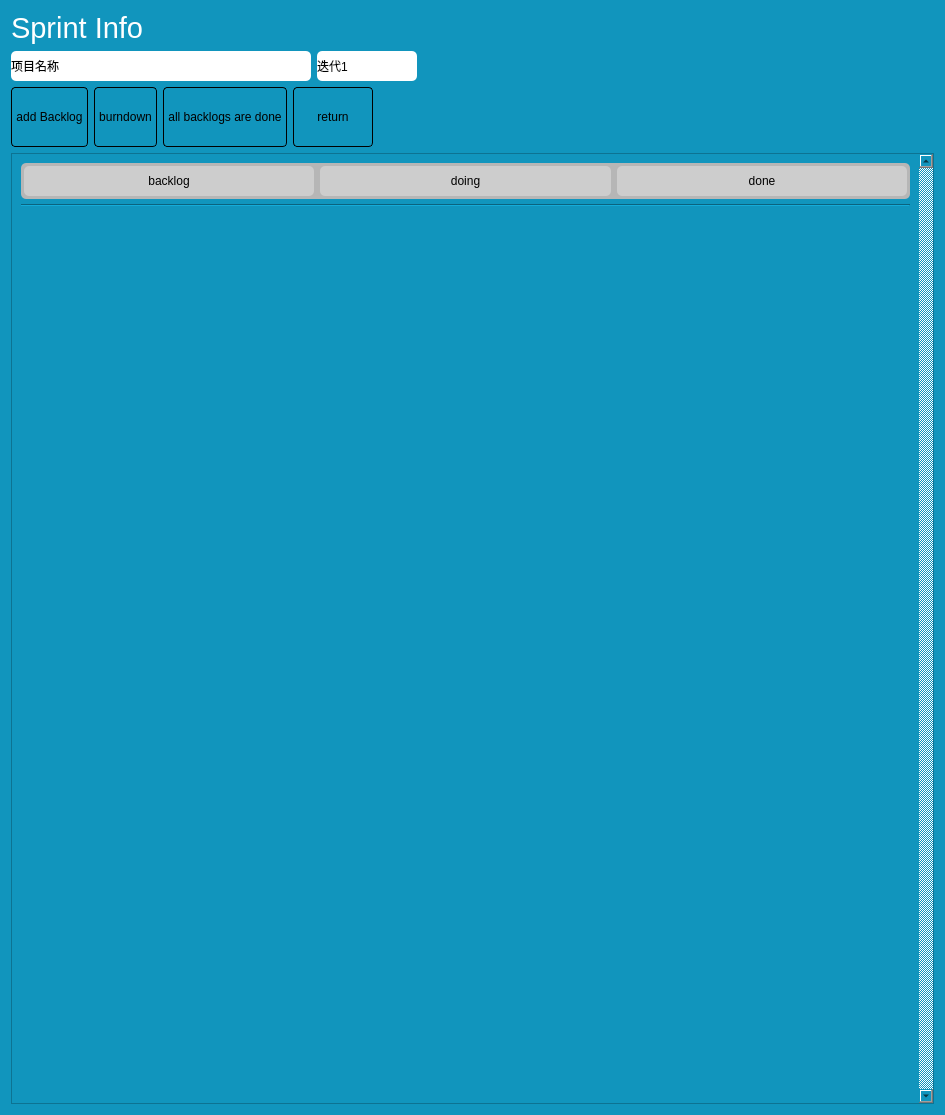
<?xml version="1.0" encoding="UTF-8"?>
<ui version="4.0">
 <class>CWidgetSprint</class>
 <widget class="QWidget" name="CWidgetSprint">
  <property name="geometry">
   <rect>
    <x>0</x>
    <y>0</y>
    <width>945</width>
    <height>1115</height>
   </rect>
  </property>
  <property name="windowTitle">
   <string>Form</string>
  </property>
  <property name="styleSheet">
   <string notr="true">background-color: rgb(17, 149, 189);</string>
  </property>
  <layout class="QGridLayout" name="gridLayout_4">
   <item row="0" column="0" colspan="2">
    <widget class="QLabel" name="label">
     <property name="maximumSize">
      <size>
       <width>16777215</width>
       <height>150</height>
      </size>
     </property>
     <property name="font">
      <font>
       <pointsize>22</pointsize>
      </font>
     </property>
     <property name="styleSheet">
      <string notr="true">color: rgb(255, 255, 255);</string>
     </property>
     <property name="text">
      <string>Sprint Info</string>
     </property>
     <property name="alignment">
      <set>Qt::AlignLeading|Qt::AlignLeft|Qt::AlignVCenter</set>
     </property>
    </widget>
   </item>
   <item row="1" column="0">
    <widget class="QLabel" name="label_projectName">
     <property name="minimumSize">
      <size>
       <width>300</width>
       <height>30</height>
      </size>
     </property>
     <property name="styleSheet">
      <string notr="true">background-color: rgb(255, 255, 255);
border-radius:5px;</string>
     </property>
     <property name="text">
      <string>项目名称</string>
     </property>
    </widget>
   </item>
   <item row="1" column="1">
    <widget class="QLabel" name="label_sprintNo">
     <property name="minimumSize">
      <size>
       <width>100</width>
       <height>0</height>
      </size>
     </property>
     <property name="styleSheet">
      <string notr="true">background-color: rgb(255, 255, 255);
border-radius:5px;</string>
     </property>
     <property name="text">
      <string>迭代1</string>
     </property>
    </widget>
   </item>
   <item row="1" column="3">
    <spacer name="horizontalSpacer">
     <property name="orientation">
      <enum>Qt::Horizontal</enum>
     </property>
     <property name="sizeHint" stdset="0">
      <size>
       <width>40</width>
       <height>20</height>
      </size>
     </property>
    </spacer>
   </item>
   <item row="2" column="0" colspan="4">
    <layout class="QHBoxLayout" name="horizontalLayout">
     <item>
      <widget class="QPushButton" name="btnAddBacklog">
       <property name="minimumSize">
        <size>
         <width>0</width>
         <height>60</height>
        </size>
       </property>
       <property name="autoFillBackground">
        <bool>false</bool>
       </property>
       <property name="styleSheet">
        <string notr="true">QPushButton{
border:1px solid black;
border-radius:4px;
padding:4px;
}
QPushButton::hover{
border:1px solid black;
border-radius:4px;
background-color:lightgray;
padding:4px
}
QPushButton::pressed{
border:1px solid black;
border-radius:4px;
background-color:gray;
padding:4px
}</string>
       </property>
       <property name="text">
        <string>add Backlog</string>
       </property>
      </widget>
     </item>
     <item>
      <widget class="QPushButton" name="btnBurndown">
       <property name="sizePolicy">
        <sizepolicy hsizetype="Minimum" vsizetype="Fixed">
         <horstretch>0</horstretch>
         <verstretch>0</verstretch>
        </sizepolicy>
       </property>
       <property name="minimumSize">
        <size>
         <width>0</width>
         <height>60</height>
        </size>
       </property>
       <property name="styleSheet">
        <string notr="true">QPushButton{
border:1px solid black;
border-radius:4px;
padding:4px;
}
QPushButton::hover{
border:1px solid black;
border-radius:4px;
background-color:lightgray;
padding:4px
}
QPushButton::pressed{
border:1px solid black;
border-radius:4px;
background-color:gray;
padding:4px
}</string>
       </property>
       <property name="text">
        <string>burndown</string>
       </property>
       <property name="icon">
        <iconset resource="ks23_03.qrc">
         <normaloff>:/images/burndown.png</normaloff>:/images/burndown.png</iconset>
       </property>
       <property name="iconSize">
        <size>
         <width>30</width>
         <height>30</height>
        </size>
       </property>
      </widget>
     </item>
     <item>
      <widget class="QPushButton" name="btnFinish">
       <property name="minimumSize">
        <size>
         <width>0</width>
         <height>60</height>
        </size>
       </property>
       <property name="autoFillBackground">
        <bool>false</bool>
       </property>
       <property name="styleSheet">
        <string notr="true">QPushButton{
border:1px solid black;
border-radius:4px;
padding:4px;
}
QPushButton::hover{
border:1px solid black;
border-radius:4px;
background-color:lightgray;
padding:4px
}
QPushButton::pressed{
border:1px solid black;
border-radius:4px;
background-color:gray;
padding:4px
}</string>
       </property>
       <property name="text">
        <string>all backlogs are done</string>
       </property>
      </widget>
     </item>
     <item>
      <widget class="QPushButton" name="btnGetback">
       <property name="sizePolicy">
        <sizepolicy hsizetype="Minimum" vsizetype="Fixed">
         <horstretch>0</horstretch>
         <verstretch>0</verstretch>
        </sizepolicy>
       </property>
       <property name="minimumSize">
        <size>
         <width>80</width>
         <height>60</height>
        </size>
       </property>
       <property name="styleSheet">
        <string notr="true">QPushButton{
border:1px solid black;
border-radius:4px;
padding:4px;
}
QPushButton::hover{
border:1px solid black;
border-radius:4px;
background-color:lightgray;
padding:4px
}
QPushButton::pressed{
border:1px solid black;
border-radius:4px;
background-color:gray;
padding:4px
}</string>
       </property>
       <property name="text">
        <string>return</string>
       </property>
      </widget>
     </item>
     <item>
      <spacer name="horizontalSpacer_2">
       <property name="orientation">
        <enum>Qt::Horizontal</enum>
       </property>
       <property name="sizeHint" stdset="0">
        <size>
         <width>40</width>
         <height>20</height>
        </size>
       </property>
      </spacer>
     </item>
    </layout>
   </item>
   <item row="3" column="0" colspan="4">
    <widget class="QScrollArea" name="scrollArea">
     <property name="verticalScrollBarPolicy">
      <enum>Qt::ScrollBarAlwaysOn</enum>
     </property>
     <property name="widgetResizable">
      <bool>true</bool>
     </property>
     <widget class="QWidget" name="scrollAreaWidgetContents">
      <property name="geometry">
       <rect>
        <x>0</x>
        <y>0</y>
        <width>900</width>
        <height>941</height>
       </rect>
      </property>
      <layout class="QGridLayout" name="gridLayout_2">
       <item row="0" column="0">
        <widget class="QWidget" name="widget_5" native="true">
         <layout class="QGridLayout" name="gridLayout">
          <property name="leftMargin">
           <number>0</number>
          </property>
          <property name="topMargin">
           <number>0</number>
          </property>
          <property name="rightMargin">
           <number>0</number>
          </property>
          <property name="bottomMargin">
           <number>0</number>
          </property>
          <property name="horizontalSpacing">
           <number>0</number>
          </property>
          <property name="verticalSpacing">
           <number>5</number>
          </property>
          <item row="0" column="1">
           <widget class="QFrame" name="frame_7">
            <property name="styleSheet">
             <string notr="true">background-color: rgb(182, 182, 182);</string>
            </property>
            <layout class="QGridLayout" name="gridLayout_3">
             <property name="leftMargin">
              <number>3</number>
             </property>
             <property name="topMargin">
              <number>3</number>
             </property>
             <property name="rightMargin">
              <number>3</number>
             </property>
             <property name="bottomMargin">
              <number>3</number>
             </property>
             <item row="0" column="0">
              <widget class="QLabel" name="label_doing">
               <property name="styleSheet">
                <string notr="true">background-color: rgb(205, 205, 205);
border-radius:5px;
border:none</string>
               </property>
               <property name="text">
                <string>doing</string>
               </property>
               <property name="alignment">
                <set>Qt::AlignCenter</set>
               </property>
              </widget>
             </item>
            </layout>
           </widget>
          </item>
          <item row="0" column="2">
           <widget class="QFrame" name="frame_10">
            <property name="styleSheet">
             <string notr="true">background-color: rgb(182, 182, 182);
border-top-right-radius:5px;
border-bottom-right-radius:5px;</string>
            </property>
            <layout class="QGridLayout" name="gridLayout_10">
             <property name="leftMargin">
              <number>3</number>
             </property>
             <property name="topMargin">
              <number>3</number>
             </property>
             <property name="rightMargin">
              <number>3</number>
             </property>
             <property name="bottomMargin">
              <number>3</number>
             </property>
             <property name="spacing">
              <number>3</number>
             </property>
             <item row="0" column="0">
              <widget class="QLabel" name="label_finished">
               <property name="styleSheet">
                <string notr="true">background-color: rgb(205, 205, 205);
border-radius:5px;
border:none</string>
               </property>
               <property name="text">
                <string>done</string>
               </property>
               <property name="alignment">
                <set>Qt::AlignCenter</set>
               </property>
              </widget>
             </item>
            </layout>
           </widget>
          </item>
          <item row="1" column="0" colspan="3">
           <widget class="Line" name="line">
            <property name="orientation">
             <enum>Qt::Horizontal</enum>
            </property>
           </widget>
          </item>
          <item row="0" column="0">
           <widget class="QFrame" name="frame_2">
            <property name="maximumSize">
             <size>
              <width>16777215</width>
              <height>50</height>
             </size>
            </property>
            <property name="styleSheet">
             <string notr="true">background-color: rgb(182, 182, 182);
border-top-left-radius:5px;
border-bottom-left-radius:5px;</string>
            </property>
            <layout class="QGridLayout" name="gridLayout_6">
             <property name="leftMargin">
              <number>3</number>
             </property>
             <property name="topMargin">
              <number>3</number>
             </property>
             <property name="rightMargin">
              <number>3</number>
             </property>
             <property name="bottomMargin">
              <number>3</number>
             </property>
             <item row="0" column="0">
              <widget class="QLabel" name="label_toDo">
               <property name="minimumSize">
                <size>
                 <width>0</width>
                 <height>30</height>
                </size>
               </property>
               <property name="styleSheet">
                <string notr="true">background-color: rgb(205, 205, 205);
border-radius:5px;
border:none</string>
               </property>
               <property name="text">
                <string>backlog</string>
               </property>
               <property name="alignment">
                <set>Qt::AlignCenter</set>
               </property>
              </widget>
             </item>
            </layout>
           </widget>
          </item>
         </layout>
        </widget>
       </item>
       <item row="1" column="0">
        <spacer name="verticalSpacer">
         <property name="orientation">
          <enum>Qt::Vertical</enum>
         </property>
         <property name="sizeHint" stdset="0">
          <size>
           <width>20</width>
           <height>917</height>
          </size>
         </property>
        </spacer>
       </item>
      </layout>
     </widget>
    </widget>
   </item>
  </layout>
 </widget>
 <resources>
  <include location="ks23_03.qrc"/>
 </resources>
 <connections/>
</ui>
